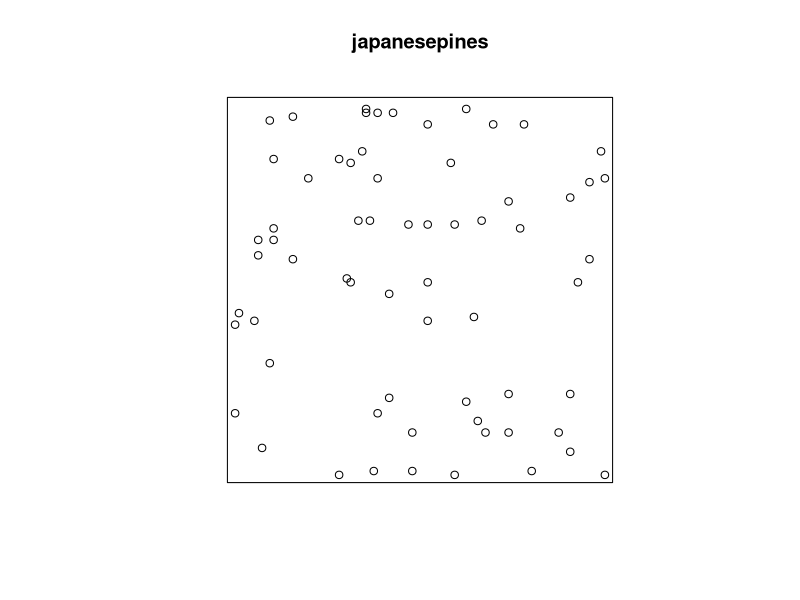
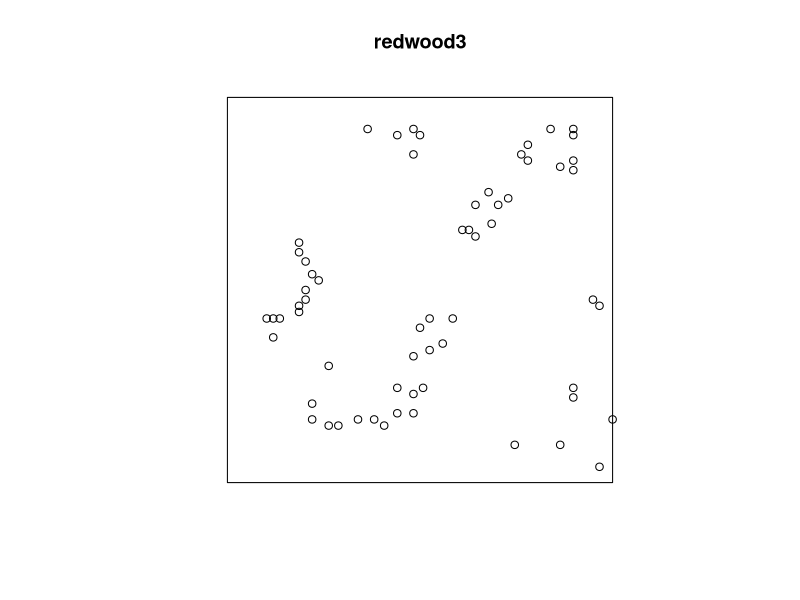
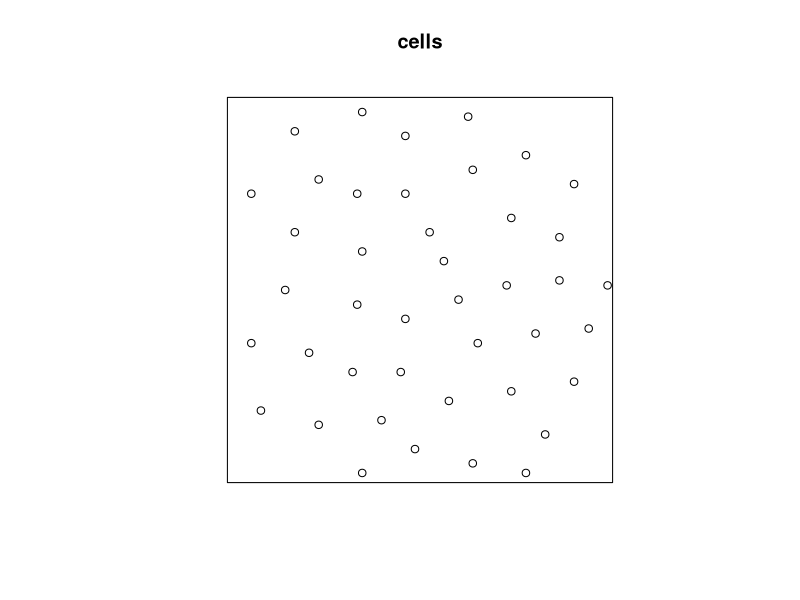
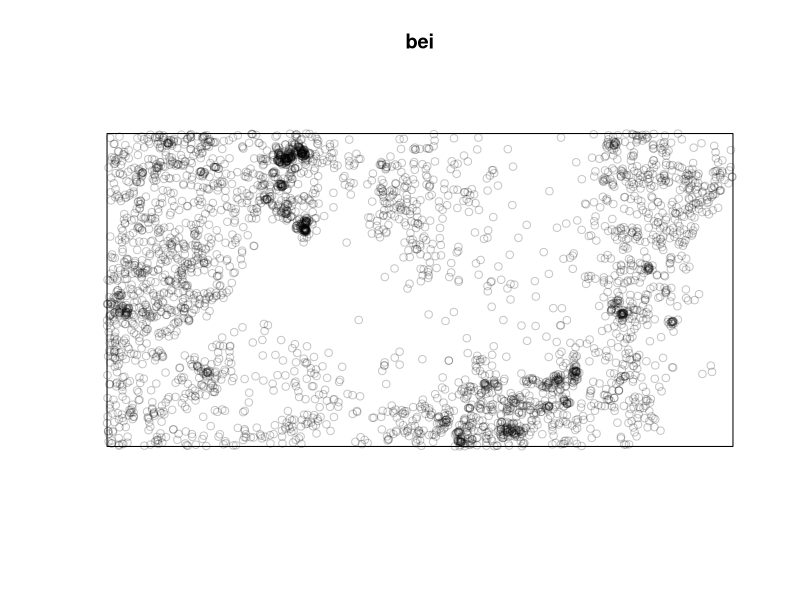
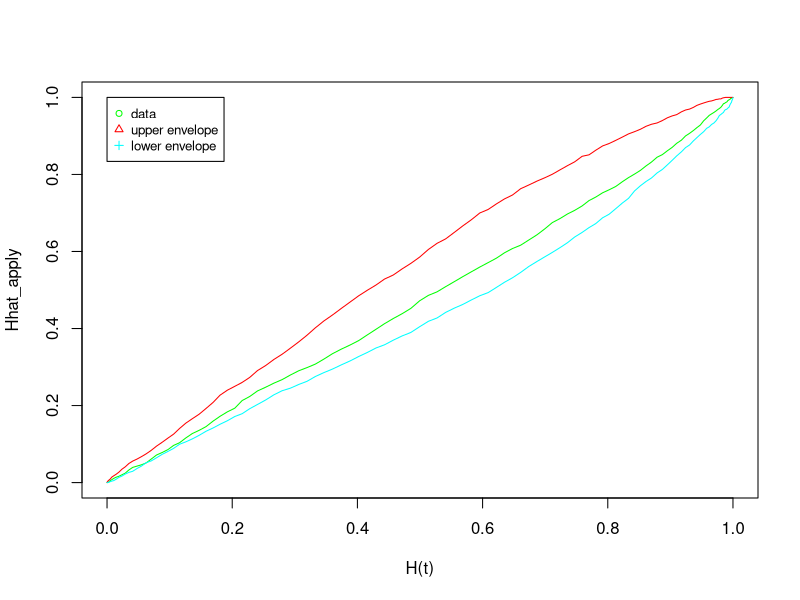
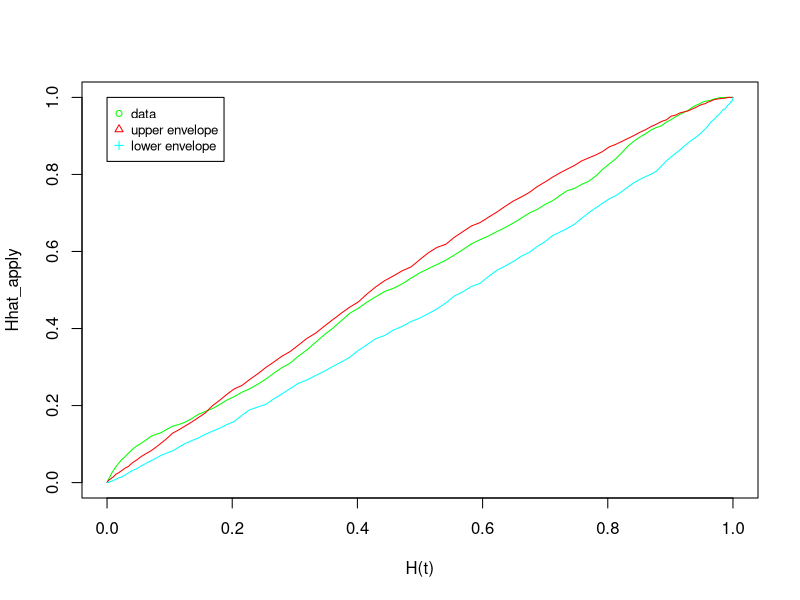
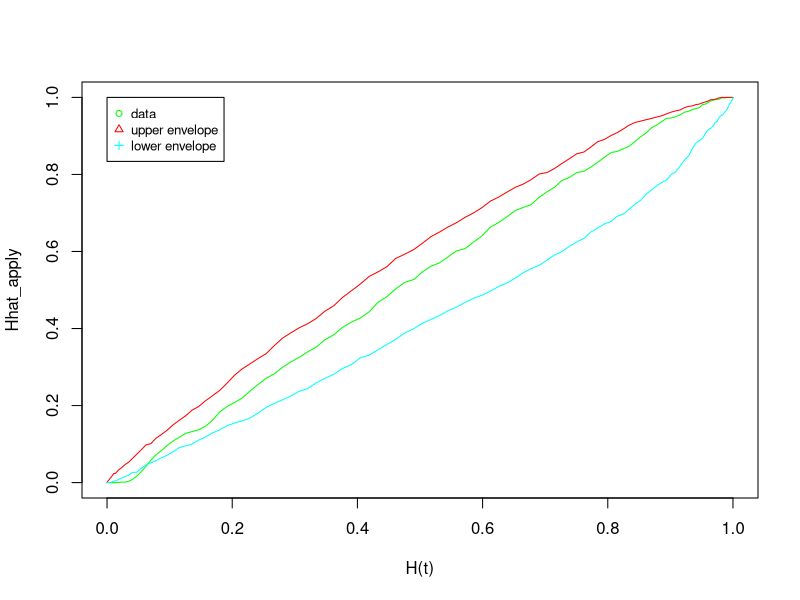

Source code (R) for these figures, in order: (Note: this script raises an error after producing the figures.)
## ---- chunk 1
library(spatstat)
## ---- chunk 2
plot(japanesepines)
## ---- chunk 3
plot(redwood3)
## ---- chunk 4
plot(cells)
## ---- chunk 5
plot(bei)
## ---- chunk 6
Hfunc <- function(data, dist){
  n <- data$n
  pd <- pairdist(data, periodic=FALSE, method="C", squared=FALSE, metric=NULL)
  Hhat = function(t){sum(pd[lower.tri(pd)] <= t) / (n*(n-1)/2)}
  
  Hhat_apply <- lapply(dist, Hhat)
  
  pdlist <- vector("list", length = length(dist))
  pdmat <- matrix(nrow = 99, ncol = length(dist))
  for (i in 1:99) {
    pts <- runifpoint(n, win=window(data))
    pds <- pairdist(pts, periodic=FALSE, method="C", squared=FALSE, metric=NULL)
    pdsvec <- pds[lower.tri(pds)]
    for (t in dist) {
      pdmat[i, which(dist == t)] <- sum(pdsvec <= t)
    }
  }
  
  Hbar <- apply(pdmat, 2, mean) / (n*(n-1)/2)
  
  ulist <- apply(pdmat, 2, max, simplify = TRUE)
  llist <-apply(pdmat, 2, min, simplify = TRUE)
  U <- lapply(ulist, function(t) t/((n*(n-1))/2))
  L <- lapply(llist, function(t) t/((n*(n-1))/2))
  
  plot(Hbar, Hhat_apply, col='green', type='l', xlab='H(t)')
  lines(Hbar, U, col='red')
  lines(Hbar, L, col='cyan')
  legend(x=0,y=1,c("data","upper envelope", "lower envelope"),cex=.8,col=c("green","red", "cyan"),pch=c(1,2,3))
}
## ---- chunk 7
Hfunc(japanesepines, seq(from = 0, to = 1.42, by = 0.01))
## ---- chunk 8
Hfunc(redwood3, seq(from = 0, to = 1.42, by = 0.01))
## ---- chunk 9
Hfunc(cells, seq(from = 0, to = 1.42, by = 0.01))
## ---- chunk 10
knitr::include_graphics("bei_H.jpg")
## ---- chunk 11
Gfunc <- function(data, dist){
  n <- data$n
  Y <- vector("list", length = n)
  pd <- pairdist(data, periodic=FALSE, method="C", squared=FALSE, metric=NULL)
  for (i in 1:n) {
    Y[[i]] <- min(pd[i, -i])
  }
  A <- area(window(data))
  G  = function(y){1 - (1 - pi*y^2/A)^(n-1)}
  Ghat = function(y){sum(Y <= y)/n}
  G_apply <- lapply(dist, G)
  Ghat_apply <- lapply(dist, Ghat)
  
  gpdmat <- matrix(nrow = 99, ncol = length(dist))
  
  for (i in 1:99) {
    gpdsvec <- vector("list", length = n)
    gpts <- runifpoint(n, win=window(data))
    gpds <- pairdist(gpts, periodic=FALSE, method="C", squared=FALSE, metric=NULL)
    diag(gpds) <- diag(gpds) + 1000
    gpdsvec[[i]] <- apply(gpds, 2, min, simplify = TRUE)
    for (y in dist) {
      gpdmat[i, which(dist == y)] <- sum(unlist(gpdsvec) <= y)
    }
  }
  gulist <- apply(gpdmat, 2, max, simplify = TRUE)
  gllist <-apply(gpdmat, 2, min, simplify = TRUE)
  gU <- lapply(gulist, function(t) t/n)
  gL <- lapply(gllist, function(t) t/n)
  
  plot(G_apply, Ghat_apply, col='green', type='l', xlim=c(0,1))
  lines(G_apply, gU, col='red')
  lines(G_apply, gL, col='cyan')
  legend(x=0,y=1,c("data","upper envelope", "lower envelope"),cex=.8,col=c("green","red", "cyan"),pch=c(1,2,3))
}
## ---- chunk 12
Gfunc(japanesepines, seq(from = 0, to = 0.54, by = 0.01))
## ---- chunk 13
Gfunc(redwood3, seq(from = 0, to = 0.54, by = 0.01))
## ---- chunk 14
Gfunc(cells, seq(from = 0, to = 0.54, by = 0.01))
## ---- chunk 15
knitr::include_graphics("bei_G.jpg")
## ---- chunk 16
Ffunc <- function(data, x, y, dist){
  n <- data$n
  A <- area(window(data))
  F <- function(z){1-exp(-pi*n*z^2/A)}
  
  x_coords <- seq(from = window(data)$window$xrange[1], to = window(data)$window$xrange[2], by = 1/(x-1))
  y_coords <- seq(from = window(data)$window$yrange[1], to = window(data)$window$yrange[2], by = 1/(y-1))
  d_grid <- expand.grid(x = x_coords, y = y_coords)
  d_grid <- as.ppp(d_grid, W = window(data))
  
  dpdist <- nncross(d_grid, data, what='dist')
  
  Fhat <- function(z){sum(dpdist <= z)/d_grid$n}
  
  F_apply <- lapply(dist, F)
  Fhat_apply <- lapply(dist, Fhat)
  
  fpdmat <- matrix(nrow = 99, ncol = length(dist))
  for (i in 1:99) {
    fpts <- runifpoint(n, win=window(data))
    fpds <- nncross(d_grid, fpts, what='dist')
    for (t in dist) {
      fpdmat[i, which(dist == t)] <- sum(fpds <= t)
    }
  }
  
  fulist <- apply(fpdmat, 2, max, simplify = TRUE)
  fllist <-apply(fpdmat, 2, min, simplify = TRUE)
  fU <- lapply(fulist, function(t) t/d_grid$n)
  fL <- lapply(fllist, function(t) t/d_grid$n)
  
  plot(F_apply, Fhat_apply, col='green', type='l', xlim=c(0,1), ylim=c(0,1))
  lines(F_apply, fU, col='red')
  lines(F_apply, fL, col='cyan')
  legend(x=0,y=1,c("data","upper envelope", "lower envelope"),cex=.8,col=c("green","red", "cyan"),pch=c(1,2,3))
}
## ---- chunk 17
Ffunc(japanesepines, 16, 16, seq(from = 0, to = 0.2, by = 0.005))
## ---- chunk 18
Ffunc(redwood3, 16, 16, seq(from = 0, to = 1.15, by = 0.01))
## ---- chunk 19
Ffunc(cells, 14, 14, seq(from = 0, to = 0.25, by = 0.005))
## ---- chunk 20
knitr::include_graphics("bei_F.jpg")
## ---- chunk 21
quadratcount(japanesepines, nx = 3, ny = 3)
## ---- chunk 22
quadrat.test(japanesepines, nx=3, ny=3, alternative='clustered')
## ---- chunk 23
quadratcount(redwood3, nx = 3, ny = 3)
## ---- chunk 24
quadrat.test(redwood3, nx=3, ny=3, alternative='clustered')
## ---- chunk 25
quadrat.test(redwood3, nx=4, ny=4, alternative='clustered')
quadrat.test(redwood3, nx=2, ny=2, alternative='clustered')
## ---- chunk 26
quadratcount(cells, nx = 3, ny = 3)
## ---- chunk 27
quadrat.test(cells, nx=4, ny=4, alternative='regular')
quadrat.test(cells, nx=3, ny=3, alternative='regular')
quadrat.test(cells, nx=2, ny=2, alternative='regular')
## ---- chunk 28
quadrat.test(bei, nx=38, ny=19, alternative='clustered')
quadrat.test(bei, nx=37, ny=19, alternative='clustered')
quadrat.test(bei, nx=38, ny=18, alternative='clustered')
